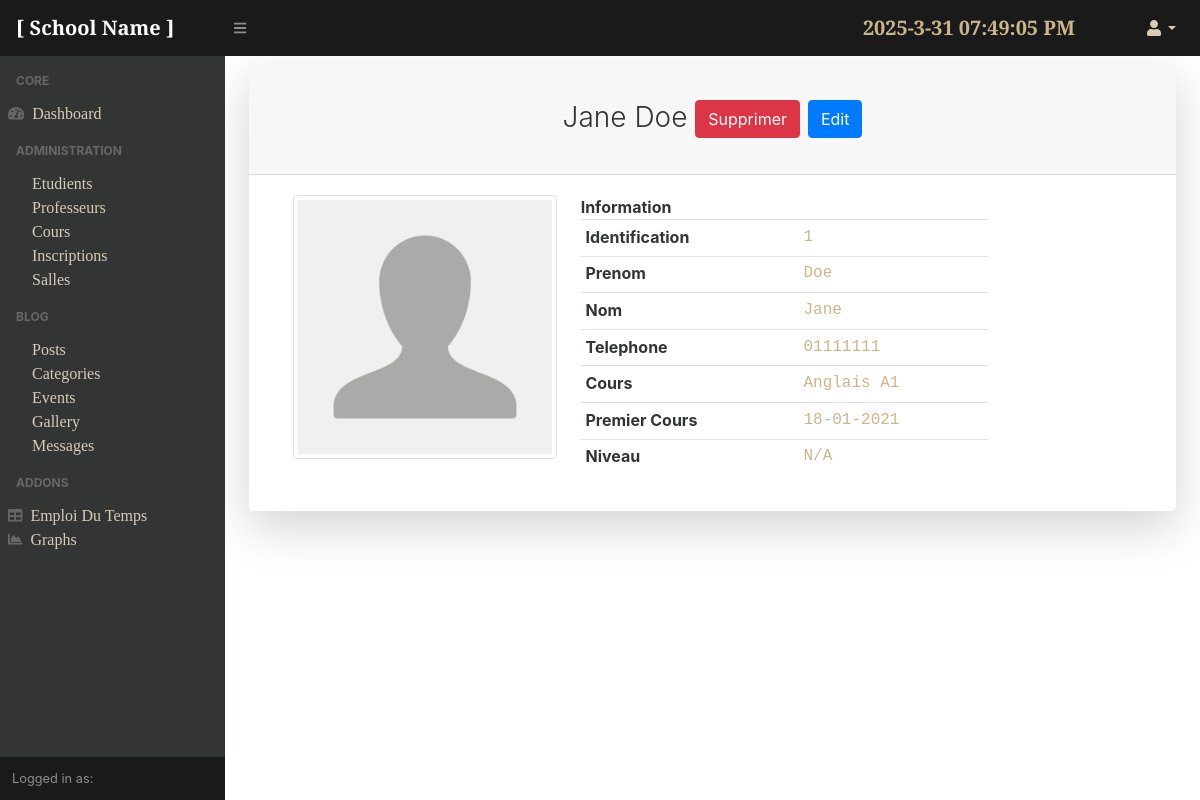
Screenshot of /adminpanel/teachers/1/ with the database file from the repository.
### teachers/models.py (models this page shows, shortened)
class Professor(models.Model):
    first_name = models.CharField(max_length=100)
    last_name = models.CharField(max_length=100)
    phone = models.IntegerField(default=0)
    cours_in = models.ForeignKey('courses.Course', on_delete=models.CASCADE)
    cours_start = models.DateField(default = timezone.now)
    professionalExperience = models.TextField(default='N/A')
    image = models.ImageField(default='Default.png', upload_to='teachers_pics')

### courses/models.py (models this page shows, shortened)
class Course(models.Model):
    weekdays = [('N/A','N/A'),('Dimanche','Dim'),('Lundi','Lun'),('Mardi','Mar'),('Mercredi','Mer'),('Jeudi','Jeu'),('Vendredi','Ven'),('Samedi','Sam')]
    days_en = {'Dimanche':'Sunday', 'Lundi':'Monday', 'Mardi':'Tuesday', 'Mercredi':'Wednesday', 'Jeudi':'Thursday', 'Vendredi':'Friday', 'Samedi':'Saturday', 'N/A':'N/A'}
    name = models.CharField(max_length=200)
    price = models.IntegerField(default = 0)
    desc = models.TextField(max_length=500,default="...")
    cours_start = models.DateField(default = timezone.now)
    time = models.TimeField()
    time2 = models.TimeField(default=timezone.now)
    niveau = models.CharField(choices=Levels, max_length=100,blank=False,default='1_pri')
    prof = models.CharField(max_length=100, default='N/A')
    wday1 = models.CharField(choices=weekdays,max_length=10, blank=False, default='N/A')
    wday2 = models.CharField(choices=weekdays,max_length=10, blank=False, default='N/A')
    sal = models.ForeignKey('courses.Salle',on_delete=models.PROTECT, default=1)

### adminpanel/views.py (the view)
# urls.py: path('teachers/<int:pk>/', TeacherProfile.as_view(), name='detail-teacher'),
class TeacherProfile(DetailView):
        model = Professor
        template_name = 'adminpanel/profProfile.html'

### adminpanel/templates/adminpanel/profProfile.html (shortened to what this page needs)
{%extends 'adminpanel/base.html' %}
{% block content %}
<div class="card shadow-lg border-0 rounded-lg mt-2">
    <div class="card-header"><h3 class="text-center font-weight-light my-4">{{professor.first_name}} {{professor.last_name}}    <a class="btn btn-danger" href="{% url 'delete-teacher' professor.id %}">Supprimer</a>
        <a class="btn btn-primary" href="{% url 'update-teacher' professor.id %}">Edit</a></h3></div>
    <div class="card-body">
<div class="container bootstrap snippets bootdey">
<div class="panel-body inf-content">
    <div class="row">
        <div class="col-md-4">
            <img alt="" style="width:600px;" title="" class="img-circle img-thumbnail isTooltip" src="/profiles_pics/{{professor.image}}" data-original-title="Usuario">
        </div>
        <div class="col-md-6">
            <strong>Information</strong><br>
            <div class="table-responsive">
            <table class="table table-user-information table-sm">
                <tbody>
                    <tr>
                        <td>
                            <strong>
				Identification
                            </strong>
                        </td>
                        <td class="text-primary">
                            {{professor.id}}
                        </td>
                    </tr>
                    <tr>
                        <td>
                            <strong>
                                Prenom
                            </strong>
                        </td>
                        <td class="text-primary">
                            {{professor.last_name}}
                        </td>
                    </tr>
                    <tr>
                        <td>
                            <strong>
                                Nom
                            </strong>
                        </td>
                        <td class="text-primary">
                            {{professor.first_name}}
                        </td>
                    </tr>
		    <tr>
			    <td>
				    <strong>
					    Telephone
				    </strong>
			    </td>
			    <td class="text-primary">
				    0{{professor.phone}}
			    </td>
		    </tr>
                    <tr>
                        <td>
                            <strong>
                                Cours
                            </strong>
                        </td>
                        <td class="text-primary">
				{{professor.cours_in.name}}
                        </td>
                    </tr>
                    <tr>
                        <td>
                            <strong>
                                Premier Cours
                            </strong>
                        </td>
                        <td class="text-primary">
				{{professor.cours_start|date:"d-m-Y"}}
                        </td>
                    </tr>
                    <tr>
                        <td>
                            <strong>
                                Niveau
                            </strong>
                        </td>
                        <td class="text-primary">
                            {{professor.cours_in.niveau}}
                        </td>
                    </tr>
                </tbody>
            </table>
            </div>
        </div>
    </div>
</div>
</div>
</div></div>
{% endblock %}

### rows the page displays
Professor: first_name "Jane", last_name "Doe", image (placeholder picture), id "1", phone "1111111", cours_in.name "Anglais A1", cours_start "18-01-2021", cours_in.niveau "N/A"
